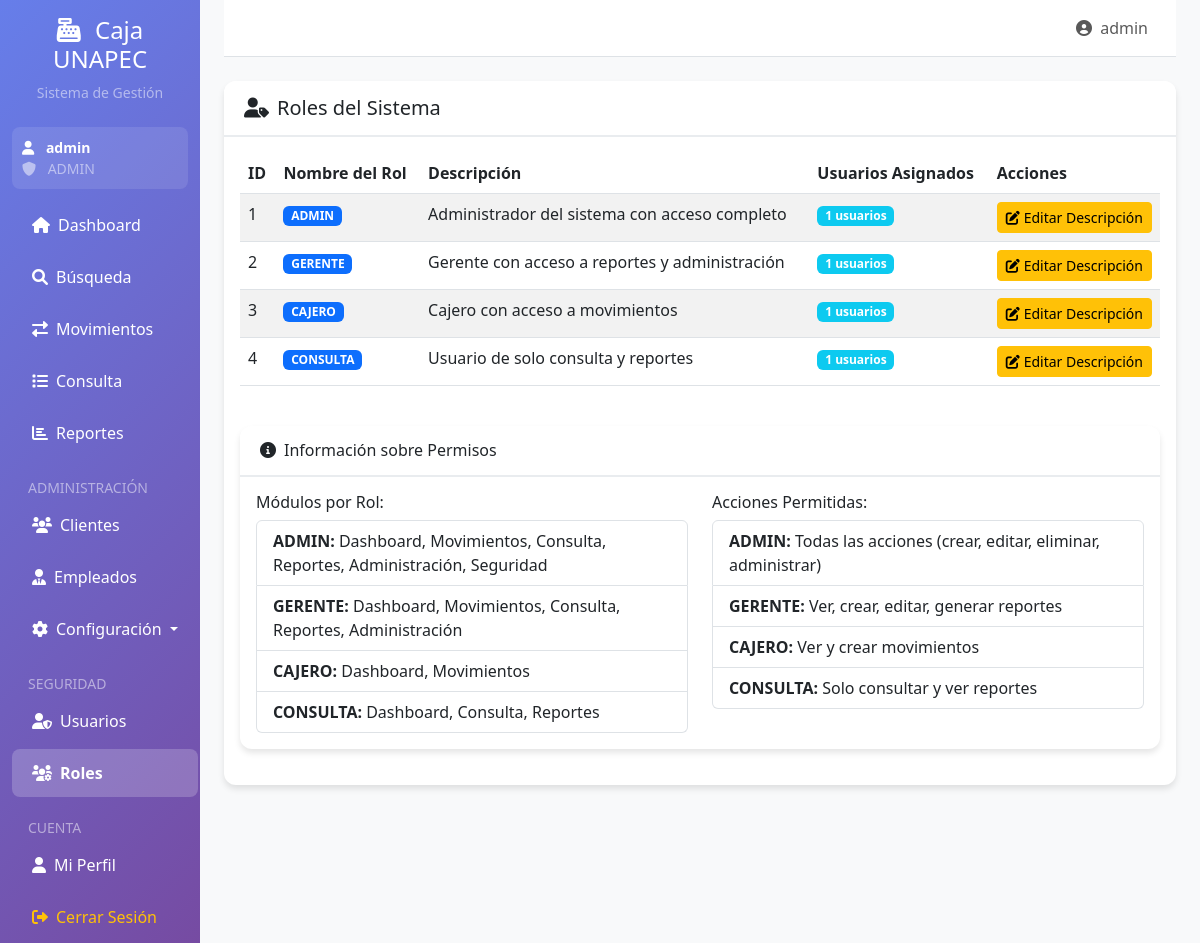
The page /admin/roles (signed in) on the database its author committed.
### app.py (models this page shows)
class Usuario(UserMixin, db.Model):
    id = db.Column(db.Integer, primary_key=True)
    username = db.Column(db.String(50), unique=True, nullable=False)
    password = db.Column(db.String(255), nullable=False)
    email = db.Column(db.String(100), unique=True, nullable=False)
    empleado_id = db.Column(db.Integer, db.ForeignKey('empleado.id'))
    rol_id = db.Column(db.Integer, db.ForeignKey('rol.id'), nullable=False)
    estado = db.Column(db.String(20), default='Activo')
    fecha_creacion = db.Column(db.DateTime, default=datetime.now)
    ultimo_acceso = db.Column(db.DateTime)

class Rol(db.Model):
    id = db.Column(db.Integer, primary_key=True)
    nombre = db.Column(db.String(50), unique=True, nullable=False)
    descripcion = db.Column(db.String(200))
    usuarios = db.relationship('Usuario', backref='rol', lazy=True)

### app.py (the view)
@app.route('/admin/roles')
@admin_required
def admin_roles():
    roles = Rol.query.all()
    return render_template('admin_roles.html', roles=roles)

### app.py (called while the page is built)
@login_manager.user_loader
def load_user(user_id):
    return Usuario.query.get(int(user_id))

def requiere_rol(roles_permitidos):
    def decorator(f):
        @wraps(f)
        def decorated_function(*args, **kwargs):
            if not current_user.is_authenticated:
                return redirect(url_for('login'))
            if current_user.rol.nombre not in roles_permitidos:
                flash('No tienes permisos para acceder a esta página.', 'danger')
                return redirect(url_for('index'))
            return f(*args, **kwargs)
        return decorated_function
    return decorator

@app.context_processor
def inject_datetime():
    return {'datetime': datetime}

### templates/admin_roles.html (shortened to what this page needs)
{% extends "base.html" %}
{% block content %}
<div class="row">
    <div class="col-12">
        <div class="card">
            <div class="card-header">
                <h5 class="card-title mb-0">
                    <i class="fas fa-user-tag me-2"></i>Roles del Sistema
                </h5>
            </div>
            <div class="card-body">
                <div class="table-responsive">
                    <table class="table table-striped">
                        <thead>
                            <tr>
                                <th>ID</th>
                                <th>Nombre del Rol</th>
                                <th>Descripción</th>
                                <th>Usuarios Asignados</th>
                                <th class="table-actions">Acciones</th>
                            </tr>
                        </thead>
                        <tbody>
                            {% for rol in roles %}
                            <tr>
                                <td>{{ rol.id }}</td>
                                <td>
                                    <span class="badge bg-primary">{{ rol.nombre }}</span>
                                </td>
                                <td>{{ rol.descripcion }}</td>
                                <td>
                                    <span class="badge bg-info">{{ rol.usuarios|length }} usuarios</span>
                                </td>
                                <td class="table-actions">
                                    <button type="button" class="btn btn-sm btn-warning" data-bs-toggle="modal" data-bs-target="#editRoleModal{{ rol.id }}">
                                        <i class="fas fa-edit me-1"></i>Editar Descripción
                                    </button>
                                </td>
                            </tr>
                            {% endfor %}
                        </tbody>
                    </table>
                </div>
                <div class="row mt-4">
                    <div class="col-12">
                        <div class="card">
                            <div class="card-header">
                                <h6 class="card-title mb-0">
                                    <i class="fas fa-info-circle me-2"></i>Información sobre Permisos
                                </h6>
                            </div>
                            <div class="card-body">
                                <div class="row">
                                    <div class="col-md-6">
                                        <h6>Módulos por Rol:</h6>
                                        <ul class="list-group">
                                            <li class="list-group-item">
                                                <strong>ADMIN:</strong> Dashboard, Movimientos, Consulta, Reportes, Administración, Seguridad
                                            </li>
                                            <li class="list-group-item">
                                                <strong>GERENTE:</strong> Dashboard, Movimientos, Consulta, Reportes, Administración
                                            </li>
                                            <li class="list-group-item">
                                                <strong>CAJERO:</strong> Dashboard, Movimientos
                                            </li>
                                            <li class="list-group-item">
                                                <strong>CONSULTA:</strong> Dashboard, Consulta, Reportes
                                            </li>
                                        </ul>
                                    </div>
                                    <div class="col-md-6">
                                        <h6>Acciones Permitidas:</h6>
                                        <ul class="list-group">
                                            <li class="list-group-item">
                                                <strong>ADMIN:</strong> Todas las acciones (crear, editar, eliminar, administrar)
                                            </li>
                                            <li class="list-group-item">
                                                <strong>GERENTE:</strong> Ver, crear, editar, generar reportes
                                            </li>
                                            <li class="list-group-item">
                                                <strong>CAJERO:</strong> Ver y crear movimientos
                                            </li>
                                            <li class="list-group-item">
                                                <strong>CONSULTA:</strong> Solo consultar y ver reportes
                                            </li>
                                        </ul>
                                    </div>
                                </div>
                            </div>
                        </div>
                    </div>
                </div>
            </div>
        </div>
    </div>
</div>
{% endblock %}

### templates/base.html (shortened to what this page needs)
<!DOCTYPE html>
<html lang="es">
<head>
    <link href="https://cdn.jsdelivr.net/npm/bootstrap@5.3.0/dist/css/bootstrap.min.css" rel="stylesheet">
    <link href="https://cdnjs.cloudflare.com/ajax/libs/font-awesome/6.0.0/css/all.min.css" rel="stylesheet">
</head>
<body>
    <div class="container-fluid">
        <div class="row">
            <div class="col-md-3 col-lg-2 sidebar d-md-block collapse">
                <div class="position-sticky pt-3">
                    <div class="text-center mb-4">
                        <h4 class="text-white">
                            <i class="fas fa-cash-register me-2"></i>
                            Caja UNAPEC
                        </h4>
                        <p class="text-white-50 small">Sistema de Gestión</p>
                    </div>
                    {% if current_user.is_authenticated %}
                    <div class="user-info">
                        <div class="text-white small">
                            <i class="fas fa-user me-2"></i>
                            <strong>{{ current_user.username }}</strong>
                        </div>
                        <div class="text-white-50 small">
                            <i class="fas fa-shield-alt me-2"></i>
                            {{ current_user.rol.nombre }}
                        </div>
                    </div>
                    {% endif %}
                    <ul class="nav flex-column">
                        <li class="nav-item">
                            <a class="nav-link {% if request.endpoint == 'index' %}active{% endif %}" href="{{ url_for('index') }}">
                                <i class="fas fa-home me-2"></i>Dashboard
                            </a>
                        </li>
                        <li class="nav-item">
                            <a class="nav-link {% if request.endpoint == 'busqueda' %}active{% endif %}" href="{{ url_for('busqueda') }}">
                                <i class="fas fa-search me-2"></i>Búsqueda
                            </a>
                        </li>
                        {% if current_user.is_authenticated and current_user.rol.nombre in ['ADMIN', 'GERENTE', 'CAJERO'] %}
                        <li class="nav-item">
                            <a class="nav-link {% if request.endpoint == 'movimientos' %}active{% endif %}" href="{{ url_for('movimientos') }}">
                                <i class="fas fa-exchange-alt me-2"></i>Movimientos
                            </a>
                        </li>
                        {% endif %}
                        {% if current_user.is_authenticated and current_user.rol.nombre in ['ADMIN', 'GERENTE', 'CONSULTA'] %}
                        <li class="nav-item">
                            <a class="nav-link {% if request.endpoint == 'consulta' %}active{% endif %}" href="{{ url_for('consulta') }}">
                                <i class="fas fa-list me-2"></i>Consulta
                            </a>
                        </li>
                        {% endif %}
                        {% if current_user.is_authenticated and current_user.rol.nombre in ['ADMIN', 'GERENTE', 'CONSULTA'] %}
                        <li class="nav-item">
                            <a class="nav-link {% if request.endpoint == 'reporte' %}active{% endif %}" href="{{ url_for('reporte') }}">
                                <i class="fas fa-chart-bar me-2"></i>Reportes
                            </a>
                        </li>
                        {% endif %}
                        {% if current_user.is_authenticated and current_user.rol.nombre in ['ADMIN', 'GERENTE'] %}
                        <li class="nav-item mt-3">
                            <small class="text-white-50 px-3">ADMINISTRACIÓN</small>
                        </li>
                        <li class="nav-item">
                            <a class="nav-link {% if request.endpoint == 'clientes' %}active{% endif %}" href="{{ url_for('clientes') }}">
                                <i class="fas fa-users me-2"></i>Clientes
                            </a>
                        </li>
                        <li class="nav-item">
                            <a class="nav-link {% if request.endpoint == 'empleados' %}active{% endif %}" href="{{ url_for('empleados') }}">
                                <i class="fas fa-user-tie me-2"></i>Empleados
                            </a>
                        </li>
                        <li class="nav-item dropdown">
                            <a class="nav-link dropdown-toggle" href="#" role="button" data-bs-toggle="dropdown">
                                <i class="fas fa-cog me-2"></i>Configuración
                            </a>
                        </li>
                        {% endif %}
                        {% if current_user.is_authenticated and current_user.rol.nombre == 'ADMIN' %}
                        <li class="nav-item mt-3">
                            <small class="text-white-50 px-3">SEGURIDAD</small>
                        </li>
                        <li class="nav-item">
                            <a class="nav-link {% if request.endpoint == 'admin_usuarios' %}active{% endif %}" href="{{ url_for('admin_usuarios') }}">
                                <i class="fas fa-user-shield me-2"></i>Usuarios
                            </a>
                        </li>
                        <li class="nav-item">
                            <a class="nav-link {% if request.endpoint == 'admin_roles' %}active{% endif %}" href="{{ url_for('admin_roles') }}">
                                <i class="fas fa-users-cog me-2"></i>Roles
                            </a>
                        </li>
                        {% endif %}
                        <li class="nav-item mt-3">
                            <small class="text-white-50 px-3">CUENTA</small>
                        </li>
                        <li class="nav-item">
                            <a class="nav-link {% if request.endpoint == 'perfil' %}active{% endif %}" href="{{ url_for('perfil') }}">
                                <i class="fas fa-user me-2"></i>Mi Perfil
                            </a>
                        </li>
                        <li class="nav-item">
                            <a class="nav-link text-warning" href="{{ url_for('logout') }}">
                                <i class="fas fa-sign-out-alt me-2"></i>Cerrar Sesión
                            </a>
                        </li>
                    </ul>
                </div>
            </div>
            <div class="col-md-9 col-lg-10 main-content ms-sm-auto px-md-4">
                <nav class="navbar navbar-expand-lg navbar-light bg-white border-bottom">
                    <div class="container-fluid">
                        <div class="navbar-nav ms-auto">
                            {% if current_user.is_authenticated %}
                            <span class="navbar-text me-3">
                                <i class="fas fa-user-circle me-1"></i>
                                {{ current_user.username }}
                            </span>
                            {% endif %}
                        </div>
                    </div>
                </nav>
                <main class="py-4">
                    {% block content %}{% endblock %}
                </main>
            </div>
        </div>
    </div>
</body>
</html>

### templates/base.html (style rules this page uses)
.sidebar { min-height: 100vh; background: linear-gradient(135deg, #667eea 0%, #764ba2 100%); }
.sidebar .nav-link { color: #fff; padding: 12px 20px; margin: 2px 0; border-radius: 8px; transition: all 0.3s; }
.sidebar .nav-link.active { background: rgba(255, 255, 255, 0.2); font-weight: bold; }
.table-actions { white-space: nowrap; width: 1%; }
.main-content { background-color: #f8f9fa; min-height: 100vh; }
.card { border: none; border-radius: 12px; box-shadow: 0 4px 6px rgba(0, 0, 0, 0.1); margin-bottom: 20px; }
.card-header { background: white; border-bottom: 2px solid #e9ecef; border-radius: 12px 12px 0 0 !important; padding: 15px 20px; }
.user-info { background: rgba(255, 255, 255, 0.1); border-radius: 8px; padding: 10px; margin: 10px 0; }

### rows shown on the page
Usuario: username "admin"
Rol: rol.nombre "ADMIN", id "1", nombre "ADMIN", descripcion "Administrador del sistema con acceso completo", usuarios|length "1"
Rol: id "2", nombre "GERENTE", descripcion "Gerente con acceso a reportes y administración", usuarios|length "1"
Rol: id "3", nombre "CAJERO", descripcion "Cajero con acceso a movimientos", usuarios|length "1"
Rol: id "4", nombre "CONSULTA", descripcion "Usuario de solo consulta y reportes", usuarios|length "1"
